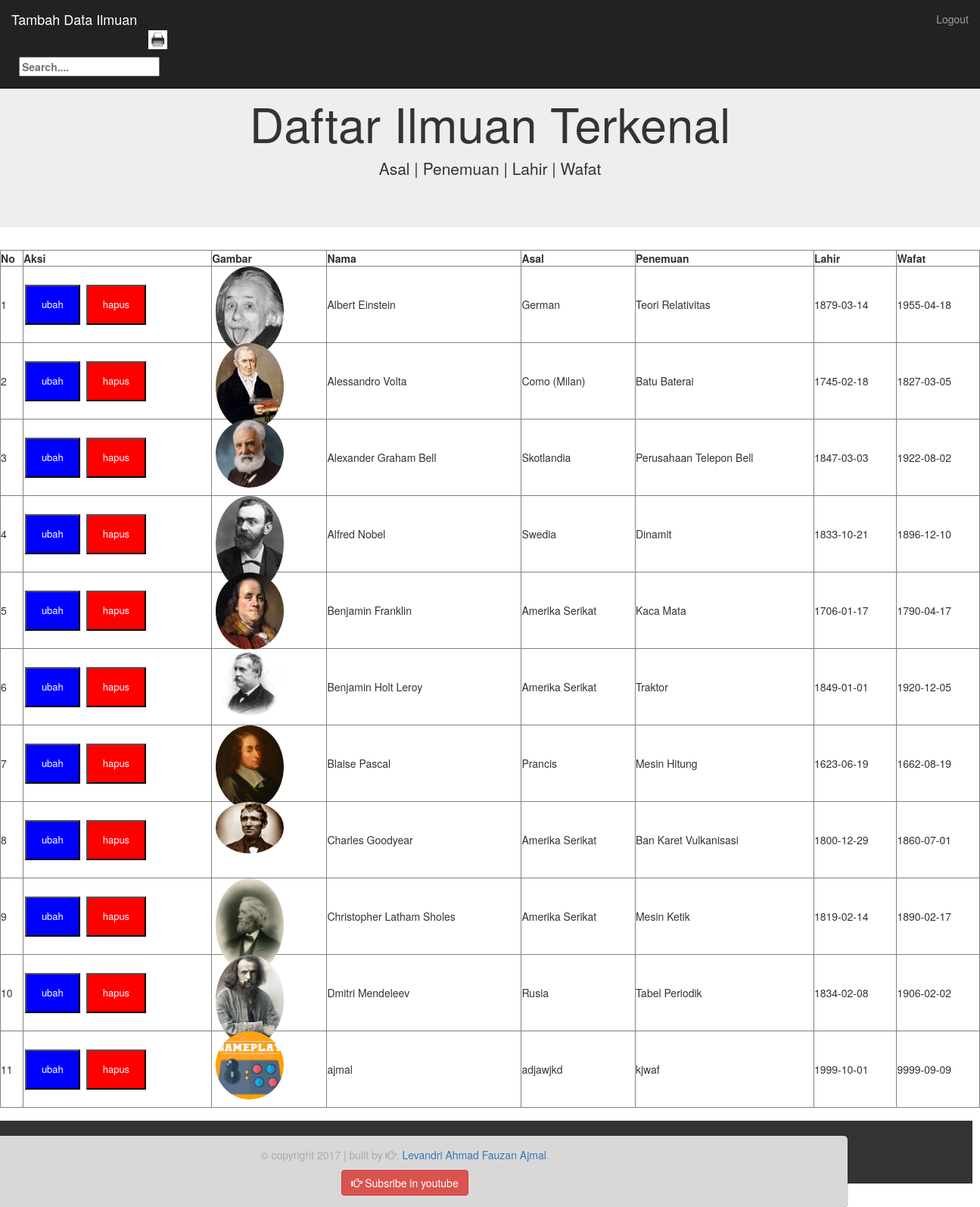
The page /admin/index.php (signed in) on the database its author committed.
### tables this page shows
CREATE TABLE `ilmuan` (
  `id` int(11) NOT NULL,
  `nama` varchar(64) NOT NULL,
  `asal` varchar(64) NOT NULL,
  `penemuan` varchar(64) NOT NULL,
  `lahir` date NOT NULL,
  `wafat` date NOT NULL,
  `gambar` varchar(64) NOT NULL
);

### helper/functions.php (called while the page is built, shortened)
<?php
	$conn = mysqli_connect("localhost", "root", "", "pw_173040147");
function query($query){
	global $conn;
	$result = mysqli_query($conn, $query);
	$rows = [];
	while($row = mysqli_fetch_assoc($result)){
		$rows[] = $row;
	}
	return$rows;
}
 ?>

### admin/index.php (the view, shortened to what this page needs)
<?php
require '../helper/functions.php';
if( isset($_GET["cari"]) ){
	$keyword = $_GET["keyword"];
	$query = "SELECT * FROM ilmuan WHERE nama LIKE '%$keyword%' OR
											asal LIKE '%$keyword%' OR
											penemuan LIKE '%$keyword%'";
	$ilmuan = query($query);
} else {
	$ilmuan = query("SELECT * FROM ilmuan");
}
?>
<!DOCTYPE html>
 <html>
 <head>
 </head>
 	<link rel="stylesheet" href="../assets/css/index3.css">
    <link href="../assets/css/bootstrap.min.css" rel="stylesheet">
    <link rel="stylesheet" type="text/css" href="../assets/css/style3.css">
 <body>
        <nav class="navbar navbar-inverse is-transparent navbar-fixed-top">
          <div class="container-fluid">
            <div class="navbar-header">
              <a class="navbar-brand page-scroll" href="tambah.php">Tambah Data Ilmuan</a>
              <a href="../cetak.php" target="_blank"> <br><br><img src="../assets/img/1.png" width="25px" height="25px"> </a>
              <label action="">
              <form action="" method="get" class="form-cari">
 			<input type="text" name="keyword" autocomplete="off" placeholder="Search...." id="keyword">
 			</label>
            </div>
            <div class="collapse navbar-collapse" id="bs-example-navbar-collapse-1">
              <ul class="nav navbar-nav navbar-right">
                <li><a href="logout.php" class="logout">Logout</a></li>
              </ul>
            </div>
          </div>
        </nav>
          <div class="jumbotron text-center">
            <br><br><br>
          <h1>Daftar Ilmuan Terkenal</h1>
           <p>Asal | Penemuan | Lahir | Wafat</p>
        </div>
 	<section id="container">
 	<table border="1" cellpadding="5" width="100%">
 		<tr>
 		<th>No</th>
 		<th class="aksi">Aksi</th>
 		<th>Gambar</th>
 		<th>Nama</th>
 		<th>Asal</th>
 		<th>Penemuan</th>
 		<th>Lahir</th>
 		<th>Wafat</th>
 		</tr>
 		<?php $i = 1; ?>
 	<?php foreach ($ilmuan as $ilm) : ?>
 			<tr>
 			<td><?php echo $i++; ?></td>
 			<td class="aksi">
 				<a href="ubah.php?id=<?php echo $ilm["id"]; ?>"><button class="button1">ubah</button></a>
 				<a href="hapus.php?id=<?php echo $ilm["id"]; ?>" onclick="return confirm('Anda yakin?');"><button class="button2">hapus</button></a>
 			</td>
 			<td>
 			<div class="gambar">
				<img src="../assets/img/<?= $ilm['gambar'] ?>" style="width =100%;">
			</div>
			</td>
 			<td><?php echo $ilm["nama"];?></td>
 			<td><?php echo $ilm["asal"]; ?></td>
 			<td><?php echo $ilm["penemuan"]; ?></td>
 			<td><?php echo $ilm["lahir"]; ?></td>
 			<td><?php echo $ilm["wafat"]; ?></td>
 			</tr>
 			<?php endforeach; ?>
 			</table>
 		</section>
        <footer>
          <div class="container text-center">
            <div class="row">
              <div class="col-sm-12">
                  <p>&copy; copyright 2017 | built by <i class="glyphicon glyphicon-hand-right"></i>. <a href="https://www.instagram.com/levandri_ajmal/">Levandri Ahmad Fauzan Ajmal</a>.</p>
              </div>
            </div>
            <div class="row">
              <div class="col-sm-12">
                    <a href="https://www.youtube.com/channel/UC9hDIUPFHV6-6SIw-nYq8eA?disable_polymer=true" class="btn btn-danger"><i class="glyphicon glyphicon-hand-right "></i> Subsribe in youtube</a>
              </div>
            </div>
          </div>
        </footer>
 </body>
 </html>

### assets/css/index3.css (style rules this page uses)
.gambar, .desc { width: 100px; height: 100px; float: left; text-align: center; }
body { margin: 0; padding: 0; background-color: #eaeaea; }
.container { position: absolute; background-color: #d8d8d8; width: 600px; border-radius: 5px; padding: 15px 15px; margin: 0 auto; box-shadow: 0 0 1px 0 #000; }
.gambar img { width: 90px; border-radius: 50%; }
.button1 { background-color:blue ; color: white; padding: 15px 20px; text-align: center; text-decoration: none; display: inline-block; font-size: 13px; margin: 4px 2px; cursor: pointer; }
.button2 { background-color:red ; color: white; padding: 15px 20px; text-align: center; text-decoration: none; display: inline-block; font-size: 13px; margin: 4px 2px; cursor: pointer; }
form { padding: 10px; }

### assets/css/style3.css (style rules this page uses)
html { position: relative; }
body { margin-bottom: 100px; }
h1 { text-shadow: 2px 2px 2px 2px; }
section { min-height:500px; }
footer { position: absolute; bottom: 0; text-align: center; width:1335px; left: -50px; height:83px; background-color: #333; color:#aaa; padding-top:20px; }

### rows shown on the page
ilmuan: gambar (picture), nama "Albert Einstein", asal "German", penemuan "Teori Relativitas", lahir "1879-03-14", wafat "1955-04-18"
ilmuan: gambar (picture), nama "Alessandro Volta", asal "Como (Milan)", penemuan "Batu Baterai", lahir "1745-02-18", wafat "1827-03-05"
ilmuan: gambar (picture), nama "Alexander Graham Bell", asal "Skotlandia", penemuan "Perusahaan Telepon Bell", lahir "1847-03-03", wafat "1922-08-02"
ilmuan: gambar (picture), nama "Alfred Nobel", asal "Swedia", penemuan "Dinamit", lahir "1833-10-21", wafat "1896-12-10"
ilmuan: gambar (picture), nama "Benjamin Franklin", asal "Amerika Serikat", penemuan "Kaca Mata", lahir "1706-01-17", wafat "1790-04-17"
ilmuan: gambar (picture), nama "Benjamin Holt Leroy", asal "Amerika Serikat", penemuan "Traktor", lahir "1849-01-01", wafat "1920-12-05"
ilmuan: gambar (picture), nama "Blaise Pascal", asal "Prancis", penemuan "Mesin Hitung", lahir "1623-06-19", wafat "1662-08-19"
ilmuan: gambar (picture), nama "Charles Goodyear", asal "Amerika Serikat", penemuan "Ban Karet Vulkanisasi", lahir "1800-12-29", wafat "1860-07-01"
ilmuan: gambar (picture), nama "Christopher Latham Sholes", asal "Amerika Serikat", penemuan "Mesin Ketik", lahir "1819-02-14", wafat "1890-02-17"
ilmuan: gambar (picture), nama "Dmitri Mendeleev", asal "Rusia", penemuan "Tabel Periodik", lahir "1834-02-08", wafat "1906-02-02"
ilmuan: gambar (picture), nama "ajmal", asal "adjawjkd", penemuan "kjwaf", lahir "1999-10-01", wafat "9999-09-09"
